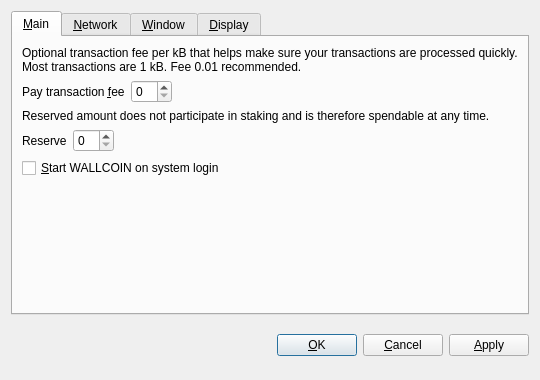
<?xml version="1.0" encoding="UTF-8"?>
<ui version="4.0">
 <class>OptionsDialog</class>
 <widget class="QDialog" name="OptionsDialog">
  <property name="geometry">
   <rect>
    <x>0</x>
    <y>0</y>
    <width>540</width>
    <height>380</height>
   </rect>
  </property>
  <property name="windowTitle">
   <string>Options</string>
  </property>
  <property name="modal">
   <bool>true</bool>
  </property>
  <layout class="QVBoxLayout" name="verticalLayout">
   <item>
    <widget class="QTabWidget" name="tabWidget">
     <property name="tabPosition">
      <enum>QTabWidget::North</enum>
     </property>
     <property name="currentIndex">
      <number>0</number>
     </property>
     <widget class="QWidget" name="tabMain">
      <attribute name="title">
       <string>&amp;Main</string>
      </attribute>
      <layout class="QVBoxLayout" name="verticalLayout_Main">
       <item>
        <widget class="QLabel" name="transactionFeeInfoLabel">
         <property name="text">
          <string>Optional transaction fee per kB that helps make sure your transactions are processed quickly. Most transactions are 1 kB. Fee 0.01 recommended.</string>
         </property>
         <property name="textFormat">
          <enum>Qt::PlainText</enum>
         </property>
         <property name="wordWrap">
          <bool>true</bool>
         </property>
        </widget>
       </item>
       <item>
        <layout class="QHBoxLayout" name="horizontalLayoutFee">
         <item>
          <widget class="QLabel" name="transactionFeeLabel">
           <property name="text">
            <string>Pay transaction &amp;fee</string>
           </property>
           <property name="textFormat">
            <enum>Qt::PlainText</enum>
           </property>
           <property name="buddy">
            <cstring>transactionFee</cstring>
           </property>
          </widget>
         </item>
         <item>
          <widget class="BitcoinAmountField" name="transactionFee"/>
         </item>
         <item>
          <spacer name="horizontalSpacerFee">
           <property name="orientation">
            <enum>Qt::Horizontal</enum>
           </property>
           <property name="sizeHint" stdset="0">
            <size>
             <width>40</width>
             <height>20</height>
            </size>
           </property>
          </spacer>
         </item>
        </layout>
       </item>
       <item>
        <widget class="QLabel" name="reserveBalanceInfoLabel">
         <property name="text">
          <string>Reserved amount does not participate in staking and is therefore spendable at any time.</string>
         </property>
         <property name="textFormat">
          <enum>Qt::PlainText</enum>
         </property>
         <property name="wordWrap">
          <bool>true</bool>
         </property>
        </widget>
       </item>
       <item>
        <layout class="QHBoxLayout" name="horizontalLayoutReserveBalance">
         <item>
          <widget class="QLabel" name="reserveBalanceLabel">
           <property name="text">
            <string>Reserve</string>
           </property>
           <property name="textFormat">
            <enum>Qt::PlainText</enum>
           </property>
           <property name="buddy">
            <cstring>reserveBalance</cstring>
           </property>
          </widget>
         </item>
         <item>
          <widget class="BitcoinAmountField" name="reserveBalance"/>
         </item>
         <item>
          <spacer name="horizontalSpacerReserveBalance">
           <property name="orientation">
            <enum>Qt::Horizontal</enum>
           </property>
           <property name="sizeHint" stdset="0">
            <size>
             <width>40</width>
             <height>20</height>
            </size>
           </property>
          </spacer>
         </item>
        </layout>
       </item>
       <item>
        <widget class="QCheckBox" name="bitcoinAtStartup">
         <property name="toolTip">
          <string>Automatically start WALLCOIN after logging in to the system.</string>
         </property>
         <property name="text">
          <string>&amp;Start WALLCOIN on system login</string>
         </property>
        </widget>
       </item>
       <item>
        <spacer name="verticalSpacer_Main">
         <property name="orientation">
          <enum>Qt::Vertical</enum>
         </property>
         <property name="sizeHint" stdset="0">
          <size>
           <width>20</width>
           <height>40</height>
          </size>
         </property>
        </spacer>
       </item>
      </layout>
     </widget>
     <widget class="QWidget" name="tabNetwork">
      <attribute name="title">
       <string>&amp;Network</string>
      </attribute>
      <layout class="QVBoxLayout" name="verticalLayout_Network">
       <item>
        <widget class="QCheckBox" name="mapPortUpnp">
         <property name="toolTip">
          <string>Automatically open the WALLCOIN client port on the router. This only works when your router supports UPnP and it is enabled.</string>
         </property>
         <property name="text">
          <string>Map port using &amp;UPnP</string>
         </property>
        </widget>
       </item>
       <item>
        <widget class="QCheckBox" name="connectSocks">
         <property name="toolTip">
          <string>Connect to the WALLCOIN network through a SOCKS proxy (e.g. when connecting through Tor).</string>
         </property>
         <property name="text">
          <string>&amp;Connect through SOCKS proxy:</string>
         </property>
        </widget>
       </item>
       <item>
        <layout class="QHBoxLayout" name="horizontalLayout_Network">
         <item>
          <widget class="QLabel" name="proxyIpLabel">
           <property name="text">
            <string>Proxy &amp;IP:</string>
           </property>
           <property name="textFormat">
            <enum>Qt::PlainText</enum>
           </property>
           <property name="buddy">
            <cstring>proxyIp</cstring>
           </property>
          </widget>
         </item>
         <item>
          <widget class="QValidatedLineEdit" name="proxyIp">
           <property name="maximumSize">
            <size>
             <width>140</width>
             <height>16777215</height>
            </size>
           </property>
           <property name="toolTip">
            <string>IP address of the proxy (e.g. 127.0.0.1)</string>
           </property>
          </widget>
         </item>
         <item>
          <widget class="QLabel" name="proxyPortLabel">
           <property name="text">
            <string>&amp;Port:</string>
           </property>
           <property name="textFormat">
            <enum>Qt::PlainText</enum>
           </property>
           <property name="buddy">
            <cstring>proxyPort</cstring>
           </property>
          </widget>
         </item>
         <item>
          <widget class="QLineEdit" name="proxyPort">
           <property name="maximumSize">
            <size>
             <width>55</width>
             <height>16777215</height>
            </size>
           </property>
           <property name="toolTip">
            <string>Port of the proxy (e.g. 9050)</string>
           </property>
          </widget>
         </item>
         <item>
          <widget class="QLabel" name="socksVersionLabel">
           <property name="text">
            <string>SOCKS &amp;Version:</string>
           </property>
           <property name="textFormat">
            <enum>Qt::PlainText</enum>
           </property>
           <property name="buddy">
            <cstring>socksVersion</cstring>
           </property>
          </widget>
         </item>
         <item>
          <widget class="QValueComboBox" name="socksVersion">
           <property name="toolTip">
            <string>SOCKS version of the proxy (e.g. 5)</string>
           </property>
          </widget>
         </item>
         <item>
          <spacer name="horizontalSpacer_Network">
           <property name="orientation">
            <enum>Qt::Horizontal</enum>
           </property>
           <property name="sizeHint" stdset="0">
            <size>
             <width>40</width>
             <height>20</height>
            </size>
           </property>
          </spacer>
         </item>
        </layout>
       </item>
       <item>
        <spacer name="verticalSpacer_Network">
         <property name="orientation">
          <enum>Qt::Vertical</enum>
         </property>
         <property name="sizeHint" stdset="0">
          <size>
           <width>20</width>
           <height>40</height>
          </size>
         </property>
        </spacer>
       </item>
      </layout>
     </widget>
     <widget class="QWidget" name="tabWindow">
      <attribute name="title">
       <string>&amp;Window</string>
      </attribute>
      <layout class="QVBoxLayout" name="verticalLayout_Window">
       <item>
        <widget class="QCheckBox" name="minimizeToTray">
         <property name="toolTip">
          <string>Show only a tray icon after minimizing the window.</string>
         </property>
         <property name="text">
          <string>&amp;Minimize to the tray instead of the taskbar</string>
         </property>
        </widget>
       </item>
       <item>
        <widget class="QCheckBox" name="minimizeOnClose">
         <property name="toolTip">
          <string>Minimize instead of exit the application when the window is closed. When this option is enabled, the application will be closed only after selecting Quit in the menu.</string>
         </property>
         <property name="text">
          <string>M&amp;inimize on close</string>
         </property>
        </widget>
       </item>
       <item>
        <spacer name="verticalSpacer_Window">
         <property name="orientation">
          <enum>Qt::Vertical</enum>
         </property>
         <property name="sizeHint" stdset="0">
          <size>
           <width>20</width>
           <height>40</height>
          </size>
         </property>
        </spacer>
       </item>
      </layout>
     </widget>
     <widget class="QWidget" name="tabDisplay">
      <attribute name="title">
       <string>&amp;Display</string>
      </attribute>
      <layout class="QVBoxLayout" name="verticalLayout_Display">
       <item>
        <layout class="QHBoxLayout" name="horizontalLayout_1_Display">
         <item>
          <widget class="QLabel" name="langLabel">
           <property name="text">
            <string>User Interface &amp;language:</string>
           </property>
           <property name="textFormat">
            <enum>Qt::PlainText</enum>
           </property>
           <property name="buddy">
            <cstring>lang</cstring>
           </property>
          </widget>
         </item>
         <item>
          <widget class="QValueComboBox" name="lang">
           <property name="toolTip">
            <string>The user interface language can be set here. This setting will take effect after restarting WALLCOIN.</string>
           </property>
          </widget>
         </item>
        </layout>
       </item>
       <item>
        <layout class="QHBoxLayout" name="horizontalLayout_2_Display">
         <item>
          <widget class="QLabel" name="unitLabel">
           <property name="text">
            <string>&amp;Unit to show amounts in:</string>
           </property>
           <property name="textFormat">
            <enum>Qt::PlainText</enum>
           </property>
           <property name="buddy">
            <cstring>unit</cstring>
           </property>
          </widget>
         </item>
         <item>
          <widget class="QValueComboBox" name="unit">
           <property name="toolTip">
            <string>Choose the default subdivision unit to show in the interface and when sending coins.</string>
           </property>
          </widget>
         </item>
        </layout>
       </item>
       <item>
        <widget class="QCheckBox" name="displayAddresses">
         <property name="toolTip">
          <string>Whether to show WALLCOIN addresses in the transaction list or not.</string>
         </property>
         <property name="text">
          <string>&amp;Display addresses in transaction list</string>
         </property>
        </widget>
       </item>
       <item>
        <widget class="QCheckBox" name="coinControlFeatures">
         <property name="toolTip">
          <string>Whether to show coin control features or not.</string>
         </property>
         <property name="text">
          <string>Display coin &amp;control features (experts only!)</string>
         </property>
        </widget>
       </item>
       <item>
        <spacer name="verticalSpacer_Display">
         <property name="orientation">
          <enum>Qt::Vertical</enum>
         </property>
         <property name="sizeHint" stdset="0">
          <size>
           <width>20</width>
           <height>40</height>
          </size>
         </property>
        </spacer>
       </item>
      </layout>
     </widget>
    </widget>
   </item>
   <item>
    <layout class="QHBoxLayout" name="horizontalLayout_Buttons">
     <item>
      <spacer name="horizontalSpacer_1">
       <property name="orientation">
        <enum>Qt::Horizontal</enum>
       </property>
       <property name="sizeHint" stdset="0">
        <size>
         <width>40</width>
         <height>48</height>
        </size>
       </property>
      </spacer>
     </item>
     <item>
      <widget class="QLabel" name="statusLabel">
       <property name="font">
        <font>
         <weight>75</weight>
         <bold>true</bold>
        </font>
       </property>
       <property name="text">
        <string/>
       </property>
       <property name="textFormat">
        <enum>Qt::PlainText</enum>
       </property>
       <property name="wordWrap">
        <bool>true</bool>
       </property>
      </widget>
     </item>
     <item>
      <spacer name="horizontalSpacer_2">
       <property name="orientation">
        <enum>Qt::Horizontal</enum>
       </property>
       <property name="sizeHint" stdset="0">
        <size>
         <width>40</width>
         <height>48</height>
        </size>
       </property>
      </spacer>
     </item>
     <item>
      <widget class="QPushButton" name="okButton">
       <property name="text">
        <string>&amp;OK</string>
       </property>
      </widget>
     </item>
     <item>
      <widget class="QPushButton" name="cancelButton">
       <property name="text">
        <string>&amp;Cancel</string>
       </property>
       <property name="autoDefault">
        <bool>false</bool>
       </property>
      </widget>
     </item>
     <item>
      <widget class="QPushButton" name="applyButton">
       <property name="text">
        <string>&amp;Apply</string>
       </property>
       <property name="autoDefault">
        <bool>false</bool>
       </property>
      </widget>
     </item>
    </layout>
   </item>
  </layout>
 </widget>
 <customwidgets>
  <customwidget>
   <class>BitcoinAmountField</class>
   <extends>QSpinBox</extends>
   <header>bitcoinamountfield.h</header>
  </customwidget>
  <customwidget>
   <class>QValueComboBox</class>
   <extends>QComboBox</extends>
   <header>qvaluecombobox.h</header>
  </customwidget>
  <customwidget>
   <class>QValidatedLineEdit</class>
   <extends>QLineEdit</extends>
   <header>qvalidatedlineedit.h</header>
  </customwidget>
 </customwidgets>
 <resources/>
 <connections/>
</ui>
